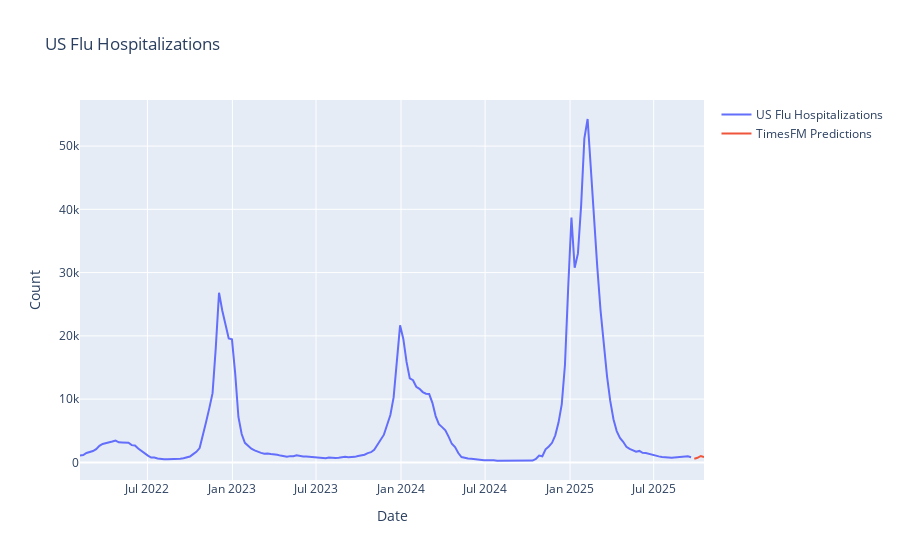

Notebook code for this chart:
### Code cell
fig = go.Figure()
fig.add_trace(go.Scatter(x=updated_df["ds"], y = updated_df["y"], name="US Flu Hospitalizations", mode="lines"))
fig.add_trace(go.Scatter(x = forecast_dates, y = point_forecast.squeeze(), name = "TimesFM Predictions", mode = "lines"))
fig.update_layout(title = "US Flu Hospitalizations", xaxis_title = "Date", yaxis_title = "Count", hovermode = "x")
fig.show()

### Figure 1 — Plotly figure (JSON) as saved in the notebook; plotly's stock layout.template omitted (floating-point values rounded to 4 significant figures; data arrays with more than 128 entries replaced by an {"elided": "..."} marker saying what was removed)
{"data": [{"mode": "lines", "name": "US Flu Hospitalizations", "type": "scatter", "x": {"elided": "190 str values"}, "y": {"elided": "190 int values"}}, {"mode": "lines", "name": "TimesFM Predictions", "type": "scatter", "x": ["2025-09-27T00:00:00", "2025-10-04T00:00:00", "2025-10-11T00:00:00", "2025-10-18T00:00:00"], "y": [582.8, 727.4, 1017.0, 826.8]}], "layout": {"autosize": true, "hovermode": "x", "title": {"text": "US Flu Hospitalizations"}, "xaxis": {"autorange": true, "range": ["2022-02-05", "2025-10-18"], "title": {"text": "Date"}, "type": "date"}, "yaxis": {"autorange": true, "range": [-2780.0, 57280.0], "title": {"text": "Count"}, "type": "linear"}}}
